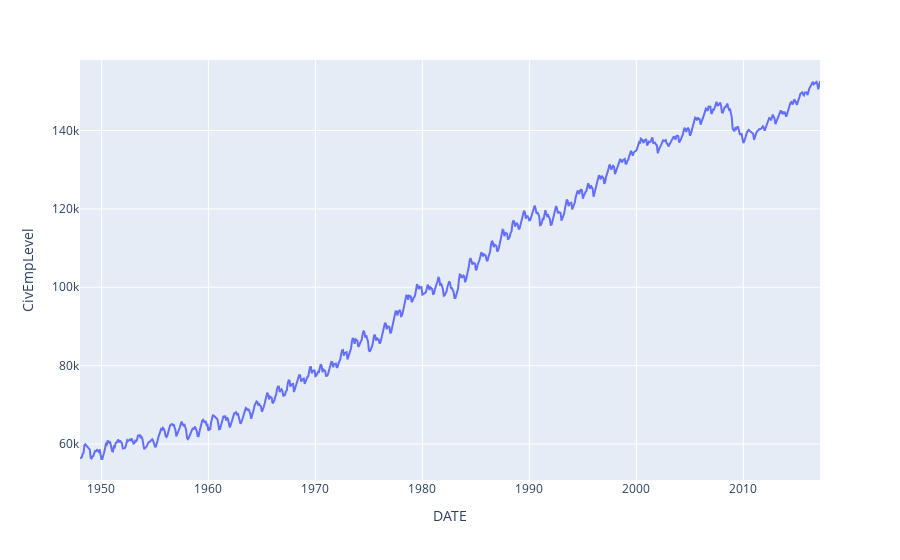

Notebook code for this chart:
### Code cell
import pandas as pd
import plotly.express as px
from statsmodels.tsa.api import ExponentialSmoothing, SimpleExpSmoothing

data = pd.read_csv("https://github.com/dustywhite7/Econ8310/raw/master/DataSets/RecessionForecasting.csv")
data['DATE'] = pd.to_datetime(data['DATE'])

px.line(data, x="DATE", y='CivEmpLevel')

### Figure 1 — Plotly figure (JSON) as saved in the notebook; plotly's stock layout.template omitted (floating-point values rounded to 4 significant figures; data arrays with more than 128 entries replaced by an {"elided": "..."} marker saying what was removed)
{"data": [{"hovertemplate": "DATE=%{x}<br>CivEmpLevel=%{y}<extra></extra>", "legendgroup": "", "line": {"color": "#636efa", "dash": "solid"}, "marker": {"symbol": "circle"}, "mode": "lines", "name": "", "orientation": "v", "showlegend": false, "type": "scatter", "x": {"elided": "831 str values"}, "xaxis": "x", "y": {"elided": "831 int values"}, "yaxis": "y"}], "layout": {"legend": {"tracegroupgap": 0}, "margin": {"t": 60}, "xaxis": {"anchor": "y", "domain": [0, 1], "title": {"text": "DATE"}}, "yaxis": {"anchor": "x", "domain": [0, 1], "title": {"text": "CivEmpLevel"}}}}
